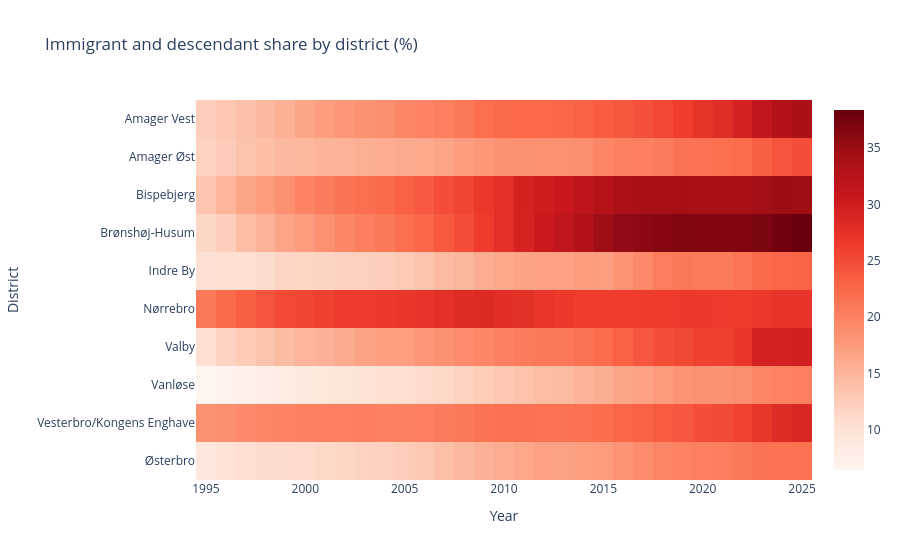

The notebook cell this image was saved under:
### Markdown cell above
### 7.5 District × Year heatmap of international share

The heatmap compresses the entire 30-year time series for all 10 districts into a single readable view. Color intensity encodes the share of international residents, making it immediately obvious which districts experienced the strongest changes and *when* those changes accelerated. Unlike the line chart in section 5.3, the heatmap excels at showing the full temporal pattern simultaneously the reader can spot plateau effects, acceleration points (like the post-2015 levelling), and structural differences between districts at a glance. It directly supports the project's argument about uneven demographic development across the city.

### Code cell
# Prepare data using all districts (not just the 10 main ones for completeness)
international_groups_hm = [
    "Immigrants of western origin",
    "Descendats of western origin",
    "Immigrants of non-western origin",
    "Descendants of non-western origin"
]

district_data = population_long[
    population_long["district"].isin(main_districts)
]

intl_hm = (
    district_data[district_data["ancestry"].isin(international_groups_hm)]
    .groupby(["district", "year"], as_index=False)["population"]
    .sum()
)

total_hm = (
    district_data[district_data["ancestry"] == "Ancestry total"]
    [["district", "year", "population"]]
    .rename(columns={"population": "total_population"})
)

heatmap_df = intl_hm.merge(total_hm, on=["district", "year"])
heatmap_df["share"] = heatmap_df["population"] / heatmap_df["total_population"] * 100

pivot_df = heatmap_df.pivot(index="district", columns="year", values="share")

fig = px.imshow(
    pivot_df,
    aspect="auto",
    color_continuous_scale="Reds",
    title="Immigrant and descendant share by district (%)"
)
fig.update_layout(xaxis_title="Year", yaxis_title="District")

# Save interactive HTML
fig.write_html("images/fig_20_international_share_heatmap.html")

# Save static PNG
fig.write_image("images/fig_20_international_share_heatmap.png")
fig.show()

### Figure 1 — Plotly figure (JSON) as saved in the notebook; plotly's stock layout.template omitted (floating-point values rounded to 4 significant figures; data arrays with more than 128 entries replaced by an {"elided": "..."} marker saying what was removed)
{"data": [{"coloraxis": "coloraxis", "hovertemplate": "year: %{x}<br>district: %{y}<br>color: %{z}<extra></extra>", "name": "0", "type": "heatmap", "x": [1995, 1996, 1997, 1998, 1999, 2000, 2001, 2002, 2003, 2004, 2005, 2006, 2007, 2008, 2009, 2010, 2011, 2012, 2013, 2014, 2015, 2016, 2017, 2018, 2019, 2020, 2021, 2022, 2023, 2024, 2025], "xaxis": "x", "y": ["Amager Vest", "Amager Øst", "Bispebjerg", "Brønshøj-Husum", "Indre By", "Nørrebro", "Valby", "Vanløse", "Vesterbro/Kongens Enghave", "Østerbro"], "yaxis": "y", "z": {"elided": "10x31 float values"}}], "layout": {"coloraxis": {"colorscale": [[0, "rgb(255,245,240)"], [0.125, "rgb(254,224,210)"], [0.25, "rgb(252,187,161)"], [0.375, "rgb(252,146,114)"], [0.5, "rgb(251,106,74)"], [0.625, "rgb(239,59,44)"], [0.75, "rgb(203,24,29)"], [0.875, "rgb(165,15,21)"], [1, "rgb(103,0,13)"]]}, "title": {"text": "Immigrant and descendant share by district (%)"}, "xaxis": {"anchor": "y", "domain": [0, 1], "title": {"text": "Year"}}, "yaxis": {"anchor": "x", "autorange": "reversed", "domain": [0, 1], "title": {"text": "District"}}}}
